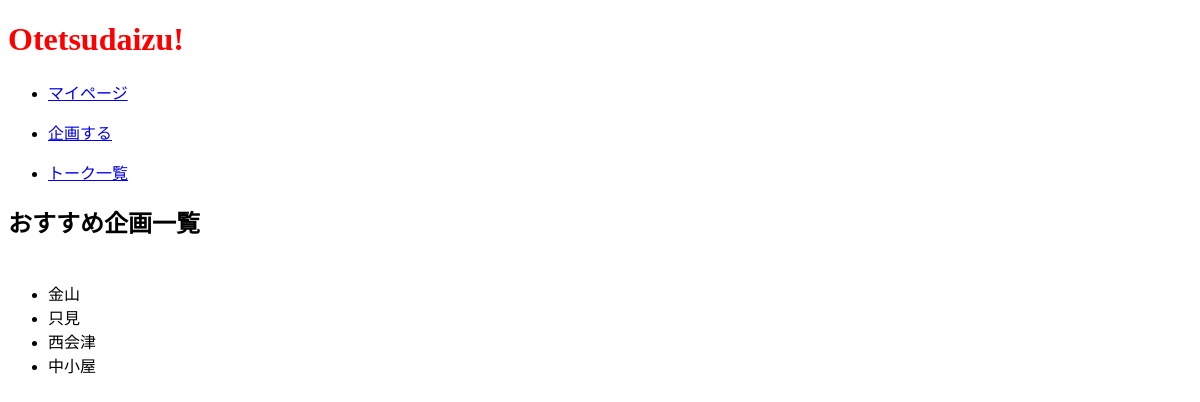
Page /event/ on the earlier database version.
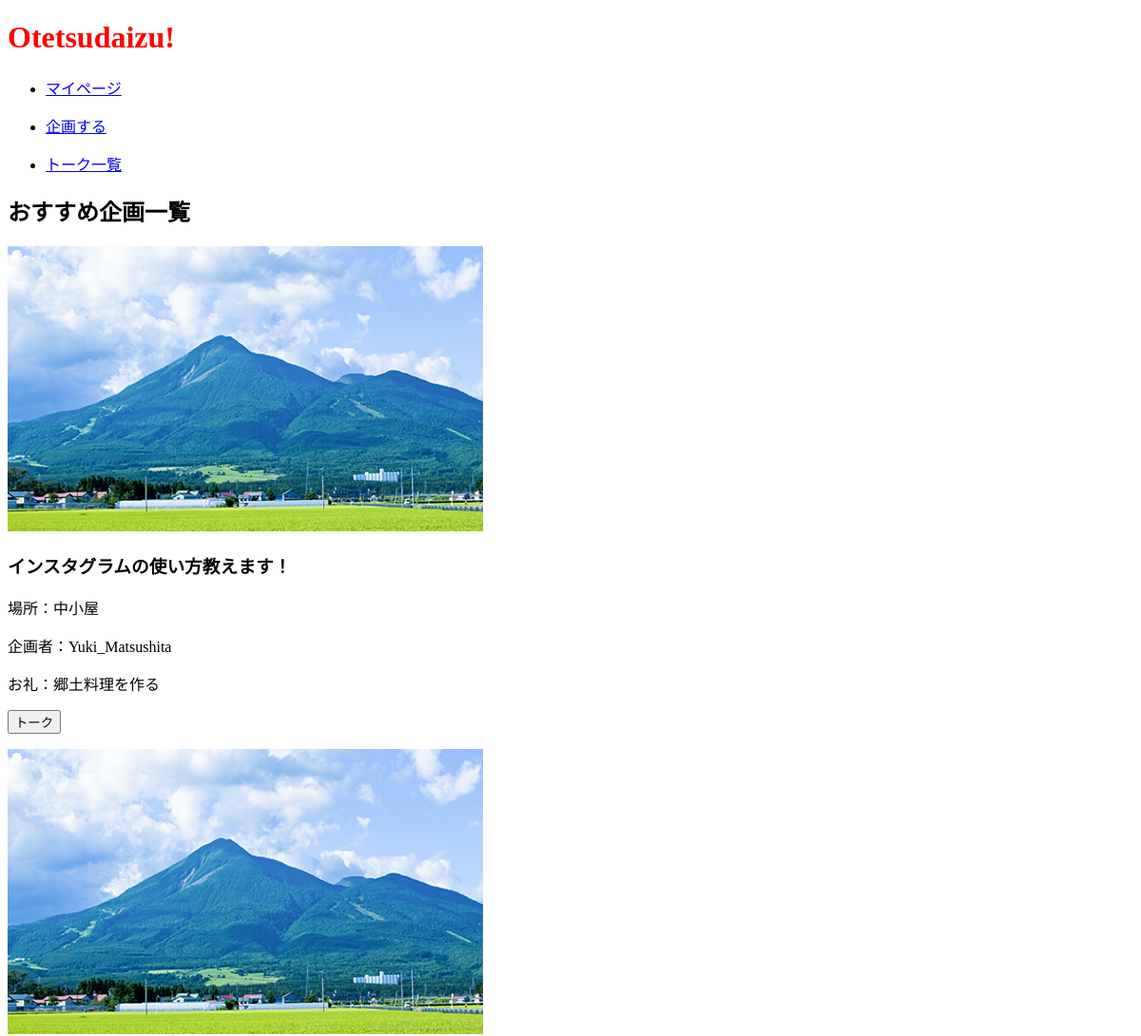
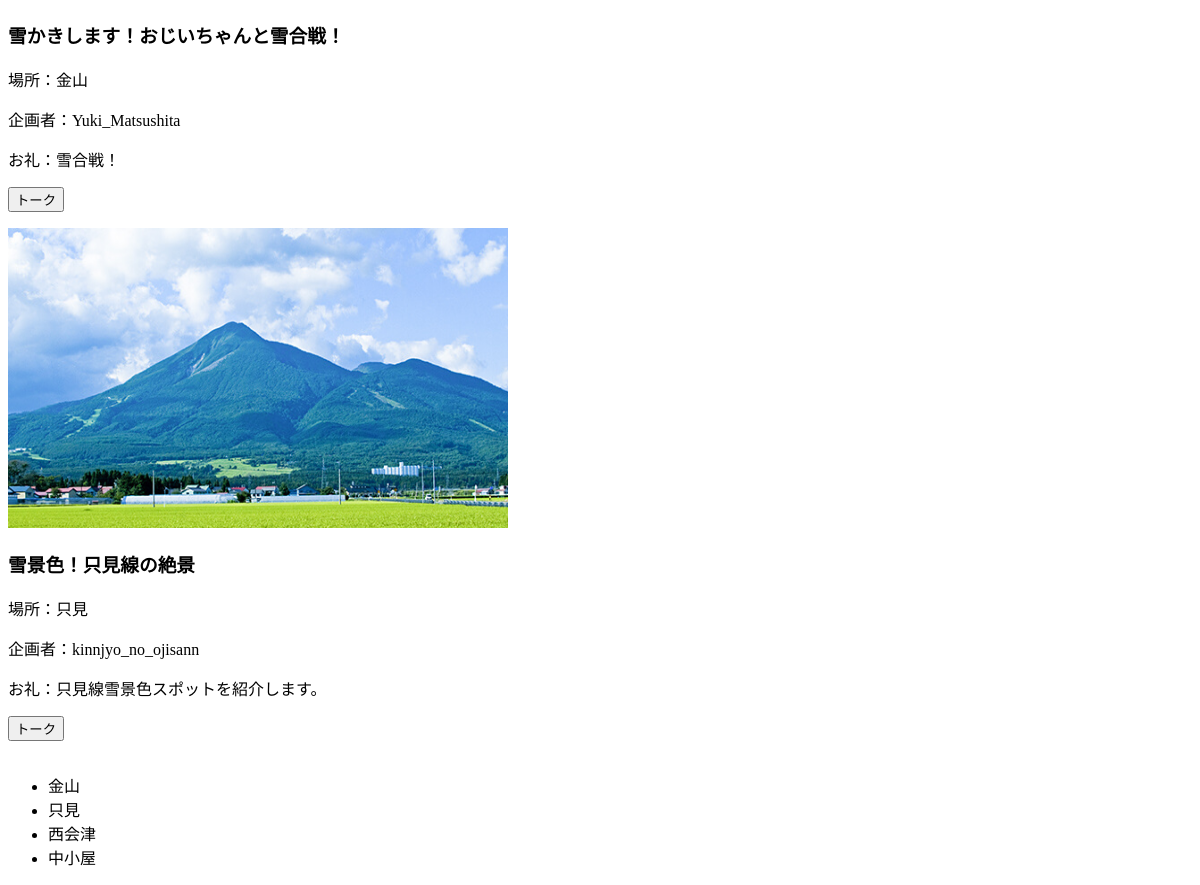
Same page on the later database version (2 pictures, top to bottom).
### polls/models.py (models this page shows, shortened)
class Event(models.Model):
    event_name = models.CharField(max_length=100, default='タイトル')
    picture = models.ImageField(upload_to='media/', blank=True, null=True)
    place = models.CharField(max_length=100, default='地域を選ぼう', null=True)
    help = models.CharField(max_length=200, default='手伝いを書こう')
    parttime = models.IntegerField(default=0)
    join = models.IntegerField(default=0)
    planning_number = models.IntegerField(default=0)
    thanks = models.CharField(max_length=200, default='地域体験を書こう')
    user = models.ForeignKey(User, on_delete=models.SET_NULL, null=True)

class User(models.Model):
    username = models.CharField(max_length=100, default='名前')
    age = models.IntegerField(default=20)
    gender = models.CharField(max_length=10, default='')
    def __str__(self):
        return self.username

### polls/views.py (the view)
# urls.py: path('event/', views.event, name='event'),
def event(request):
    events = Event.objects.all()
    context = {
        'events':events
    }
    template = loader.get_template('polls/event.html')
    return HttpResponse(template.render(context, request))

### polls/templates/polls/event.html (shortened to what this page needs)
{%load bootstrap4 %}
<!DOCTYPE html>
{% load static %}
<html>
<head lang="ja">
    <link rel="stylesheet" type="text/css" href="{% static 'polls/css/event.css'%}">
</head>
<body>
<h1>Otetsudaizu!</h1>
    <table>
        <tbody>
            <ul class="sample3">
                <li><a href="http://127.0.0.1:8000/mypage"><p style="font-size:16px">マイページ</p></a></li>
                <li><a href="http://127.0.0.1:8000/makeevent"><p style="font-size:16px">企画する</p></a></li>
                <li><a href="http://127.0.0.1:8000/talk"><p style="font-size:16px">トーク一覧</p></a></li>
            </ul>
            <h2>おすすめ企画一覧</h2>
            {% if events %}
                {% for event in events%}
                <p class="above">
                    <div class="card">
                        <img src="{% static "polls/images/bandaisan.jpg"%}" width="500" height="300">
                        <div class="container">
                            <h3 class="card-title">{{event.event_name}}</h3>
                            <p class="card-title">場所：{{event.place}}</p>
                            <p class="card-title">企画者：{{event.user}}</p>
                            <p class="card-text">お礼：{{event.thanks}}</p>
                            <button class="talk1" type="submit">トーク</button>
                        </div>
                    </div>
                </p>
                {% endfor %}
            {% else %}
                <tr>
                    <td></td>
                </tr>
            {% endif %}
        </tbody>
    </table>
    <ul class="place">
      <li>金山</li>
      <li>只見</li>
      <li>西会津</li>
      <li>中小屋</li>
    </ul>
</body>
</html>

Differences in the rows shown:
added Event: event_name "インスタグラムの使い方教えます！", place "中小屋", user "Yuki_Matsushita", thanks "郷土料理を作る"
added Event: event_name "雪かきします！おじいちゃんと雪合戦！", place "金山", user "Yuki_Matsushita", thanks "雪合戦！"
added Event: event_name "雪景色！只見線の絶景", place "只見", user "kinnjyo_no_ojisann", thanks "只見線雪景色スポットを紹介します。"
